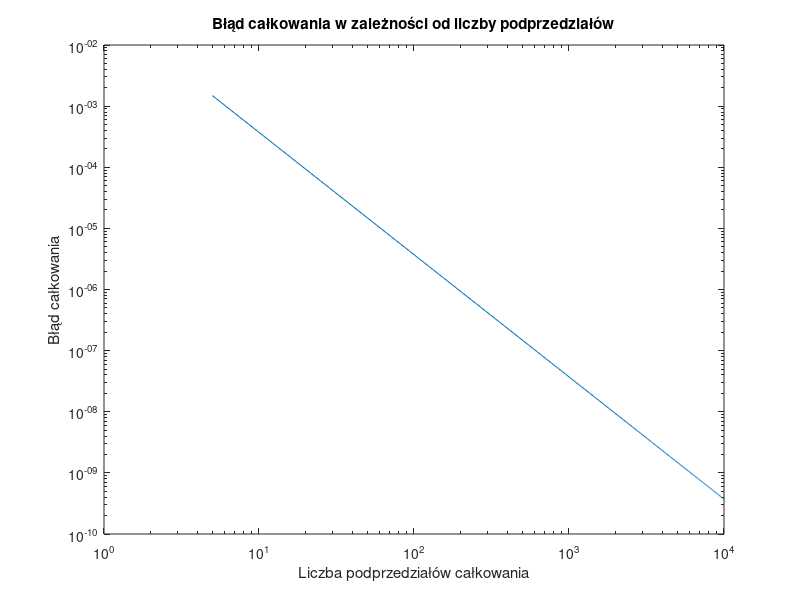

This chart was generated by the following MATLAB code:
function [integration_error, Nt, ft_5, integral_1000] = zadanie1()
    % Numeryczne całkowanie metodą prostokątów.
    % Nt - wektor zawierający liczby podprzedziałów całkowania
    % integration_error - integration_error(1,i) zawiera błąd całkowania wyznaczony
    %   dla liczby podprzedziałów równej Nt(i). Zakładając, że obliczona wartość całki
    %   dla Nt(i) liczby podprzedziałów całkowania wyniosła integration_result,
    %   to integration_error(1,i) = abs(integration_result - reference_value),
    %   gdzie reference_value jest wartością referencyjną całki.
    % ft_5 - gęstość funkcji prawdopodobieństwa dla n=5
    % integral_1000 - całka od 0 do 5 funkcji gęstości prawdopodobieństwa
    %   dla 1000 podprzedziałów całkowania

    reference_value = 0.0473612919396179; % wartość referencyjna całki

    Nt = 5:50:10^4;
    integration_error = [];
    for i = 1:length(Nt)
		integration_error(i) = abs(trapeze_integration(@f, Nt(i)) - reference_value);
	end

    ft_5 = f(5);
    integral_1000 = trapeze_integration(@f, 1000);

    figure;
    loglog(Nt, integration_error);
    title('Błąd całkowania w zależności od liczby podprzedziałów');
    xlabel('Liczba podprzedziałów całkowania');
    ylabel('Błąd całkowania');
    saveas(gcf, 'zadanie2.png');

end

function d = f(t)
	sigma = 3;
	u = 10;
	d = 1/(sigma*sqrt(2*pi)) * exp(-((t-u).^2)/(2*sigma^2));
end

function result = trapeze_integration(f, N)
    a = 0;
    b = 5;
    h = (b-a)/N;
    result = 0;
    for i = 1:N
        x1 = a + (i-1)*h;
		x2 = a + i*h;
        result = result + ( f(x1)+f(x2) )/2;
    end
    result = result*h;
end